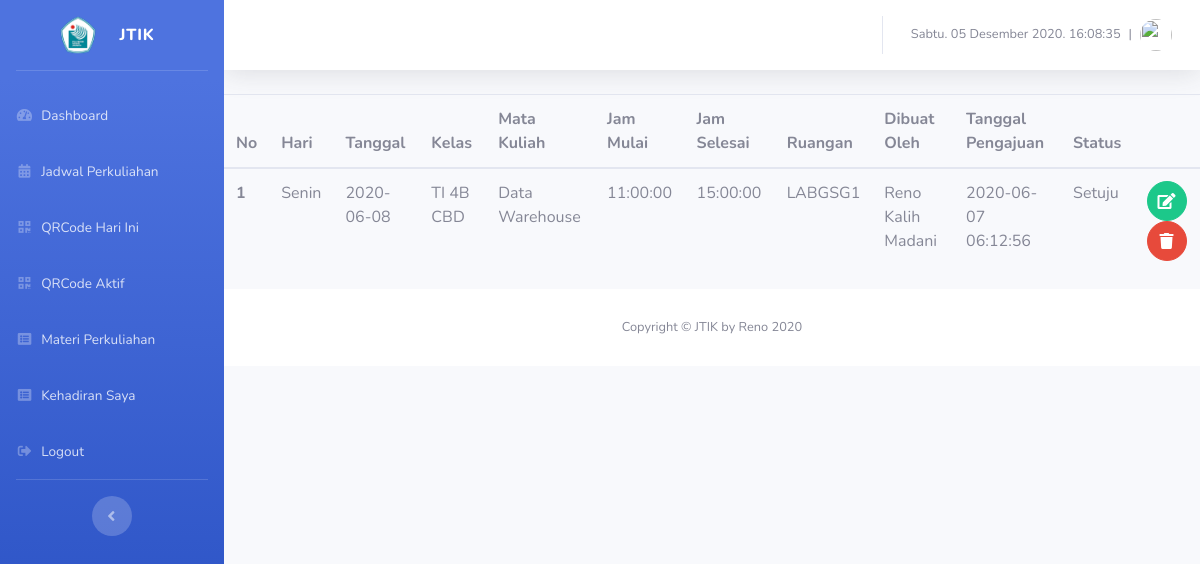
Screenshot of /index.php/jadwalpengganti/load_table with the database file from the repository.
### tables this page shows
CREATE TABLE `kelas_pengganti` (
  `id_pengganti` int(11) NOT NULL,
  `hari` varchar(50) NOT NULL,
  `tanggal` varchar(100) NOT NULL,
  `kelas_kode_kelas` varchar(120) NOT NULL,
  `matakuliah_kode_mtk` varchar(500) NOT NULL,
  `jam_mulai` varchar(100) NOT NULL,
  `jam_selesai` varchar(100) NOT NULL,
  `ruang_kelas` varchar(100) NOT NULL,
  `Tanggal_Pengajuan` timestamp NOT NULL DEFAULT CURRENT_TIMESTAMP ON UPDATE CURRENT_TIMESTAMP,
  `Dibuat_Oleh` varchar(120) NOT NULL,
  `status` varchar(120) NOT NULL
);

### application/controllers/Jadwalpengganti.php (called while the page is built, shortened)
<?php
class Jadwalpengganti extends MY_Controller
{
	public function __construct()
	{
		$this->load->library('form_validation');
	}
	public function load_table() {
        $data['user'] = $this->db->get_where('tb_user', ['email' => $this->session->userdata('email')])->row_array();
        $data['title'] = 'Riwayat Perkuliahan Pengganti';
        $data['list'] = $this->Crud_m->tampil_status_setuju();
        $this->load->view('templates/header', $data);
        $this->load->view('dosen/sidebar', $data);
        $this->load->view('templates/topbar', $data);
        $this->load->view('perkuliahan/kelaspenggantitable', $data);
        $this->load->view('templates/footer');
    }
}

### index.php (called while the page is built, shortened)
<?php
require_once BASEPATH.'core/CodeIgniter.php';

### application/models/Crud_m.php (called while the page is built, shortened)
<?php
Class Crud_m extends CI_Model {
    function tampil_status_setuju()
    {
        $this->db->select('*');
        $this->db->from('kelas_pengganti');
        $this->db->where('status', 'Setuju');
        $query =  $this->db->get();
        if ($query->num_rows() > 0) {
            return $query->result_array();
        }
    }
}

### application/views/perkuliahan/kelaspenggantitable.php (the view, shortened to what this page needs)
<div class="table-responsive">
  <table class="table datatable-basic" width="100%">
    <thead>
      <tr>
        <th scope="col">No</th>
        <th scope="col">Hari</th>
        <th scope="col">Tanggal</th>
        <th scope="col">Kelas</th>
        <th scope="col">Mata Kuliah</th>
        <th scope="col">Jam Mulai</th>
        <th scope="col">Jam Selesai</th>
        <th scope="col">Ruangan</th>
        <th scope="col">Dibuat Oleh</th>
        <th scope="col">Tanggal Pengajuan</th>
        <th scope="col">Status</th>
        <th scope="col"><center></center></th>
      </tr>
    </thead>
    <tbody>
      <?php $no = 1;
      foreach ($list as $key) :?>
      <tr>
        <th scope="row"><?php echo $no++; ?></th>
        <td><?php echo $key['hari'] ?></td>
        <td><?php echo $key['tanggal'] ?></td>
        <td><?php echo $key['kelas_kode_kelas'] ?></td>
        <td><?php echo $key['matakuliah_kode_mtk'] ?></td>
        <td><?php echo $key['jam_mulai'] ?></td>
        <td><?php echo $key['jam_selesai'] ?></td>
        <td><?php echo $key['ruang_kelas'] ?></td>
        <td><?php echo $key['Dibuat_Oleh'] ?></td>
        <td><?php echo $key['Tanggal_Pengajuan'] ?></td>
        <td><?php echo $key['status'] ?></td>
         <td style="text-align: center;">
            <a href="#" class="btn btn-success btn-circle" onclick="edit('<?php echo $key['id_pengganti'] ?>')">
              <i class="fas fa-edit"></i></a>
            <a href="#" class="btn btn-danger btn-circle" onclick="hapus('<?php echo $key['id_pengganti'] ?>')"><i class="fas fa-trash"></i></a>
         </td>
      </tr>
      <?php endforeach; ?>
    </tbody>
  </table>
</div>

### application/views/templates/header.php (shortened to what this page needs)
<!DOCTYPE html>
<html lang="en">
<head>
  <link href="<?= base_url(); ?>assets/vendor/fontawesome-free/css/all.min.css" rel="stylesheet" type="text/css">
  <link href="https://cdn.jsdelivr.net/npm/select2@4.0.12/dist/css/select2.min.css" rel="stylesheet" />
  <link href="<?= base_url(); ?>assets/css/sb-admin-2.min.css" rel="stylesheet">
  <link rel="stylesheet" type="text/css" href="https://cdnjs.cloudflare.com/ajax/libs/switchery/0.8.2/switchery.min.css">
  <link rel="stylesheet" type="text/css" href="https://cdnjs.cloudflare.com/ajax/libs/bootstrap-datepicker/1.9.0/css/bootstrap-datepicker.min.css">
  <link rel="stylesheet" type="text/css" href="<?= base_url('assets/'); ?>vendor/datatables/dataTables.bootstrap4.min.css">
</head>
<body id="page-top">
  <div id="wrapper">

### application/views/dosen/sidebar.php
<ul class="navbar-nav bg-gradient-primary sidebar sidebar-dark accordion" id="accordionSidebar">
  <a class="sidebar-brand d-flex align-items-center justify-content-center" href="index.html">
    <img src="<?php echo base_url('img/pnj.png') ?>" height="40" width="50">
    <div class="sidebar-brand-text mx-3">JTIK</div>
  </a>
  <hr class="sidebar-divider">
  <li class="nav-item">
    <a class="nav-link" href="<?= base_url('dosen'); ?>">
      <i class="fas fa-fw fa-tachometer-alt"></i>
      <span>Dashboard</span></a>
  </li>
  <li class="nav-item">
    <a class="nav-link" href="<?= base_url('presensi/jadwal'); ?>">
      <i class="fas fa-fw fa-calendar-alt"></i>
      <span>Jadwal Perkuliahan</span></a>
  </li>
  <li class="nav-item">
    <a class="nav-link" href="<?= base_url('presensi/generate_qr'); ?>">
      <i class="fas fa-fw fa-qrcode"></i>
      <span>QRCode Hari Ini</span></a>
  </li>
  <li class="nav-item">
    <a class="nav-link" href="<?= base_url('presensi/qr_aktif'); ?>">
      <i class="fas fa-fw fa-qrcode"></i>
      <span>QRCode Aktif</span></a>
  </li>
  <li class="nav-item">
    <a class="nav-link" href="<?= base_url('presensi/materi'); ?>">
      <i class="fas fa-fw fa-list-alt"></i>
      <span>Materi Perkuliahan</span></a>
  </li>
  <li class="nav-item">
    <a class="nav-link" href="<?= base_url('presensi/kehadiran_pengajar'); ?>">
      <i class="fas fa-fw fa-list-alt"></i>
      <span>Kehadiran Saya</span></a>
  </li>
  <li class="nav-item">
    <a class="nav-link" href="<?= base_url('auth/logout'); ?>">
      <i class="fas fa-fw fa-sign-out-alt"></i>
      <span>Logout</span></a>
  </li>
  <hr class="sidebar-divider d-none d-md-block">
  <div class="text-center d-none d-md-inline">
    <button class="rounded-circle border-0" id="sidebarToggle"></button>
  </div>
</ul>

### application/views/templates/topbar.php (shortened to what this page needs)
<div id="content-wrapper" class="d-flex flex-column">
  <div id="content">
    <nav class="navbar navbar-expand navbar-light bg-white topbar mb-4 static-top shadow">
      <ul class="navbar-nav ml-auto">
        <li class="nav-item dropdown no-arrow">
          <a class="nav-link dropdown-toggle" href="#" id="userDropdown" role="button" data-toggle="dropdown" aria-haspopup="true" aria-expanded="false">
            <span class="mr-2 d-none d-lg-inline text-gray-600 small" id="clock">&nbsp;</span>
            <span class="mr-2 d-none d-lg-inline text-gray-600 small"> | <?= $user['nama'];?></span>
          <img src="<?= base_url('assets/img/profile/') . $user['image']; ?>" class="img-profile rounded-circle">
        </li>
      </ul>
    </nav>

### application/views/templates/footer.php (shortened to what this page needs)
      <footer class="sticky-footer bg-white">
        <div class="container my-auto">
          <div class="copyright text-center my-auto">
            <span>Copyright &copy; JTIK by Reno <?php echo date('Y') ?></span>
          </div>
        </div>
      </footer>
    </div>
  </div>
</body>
</html>

### rows the page displays
kelas_pengganti: hari "Senin", tanggal "2020-06-08", kelas_kode_kelas "TI 4B CBD", matakuliah_kode_mtk "Data Warehouse", jam_mulai "11:00:00", jam_selesai "15:00:00", ruang_kelas "LABGSG1", Dibuat_Oleh "Reno Kalih Madani", Tanggal_Pengajuan "2020-06-07 06:12:56", status "Setuju"
